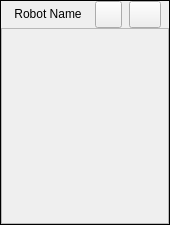
<?xml version="1.0" encoding="UTF-8"?>
<ui version="4.0">
 <class>ControlledRobotWidget</class>
 <widget class="QFrame" name="ControlledRobotWidget">
  <property name="enabled">
   <bool>true</bool>
  </property>
  <property name="geometry">
   <rect>
    <x>0</x>
    <y>0</y>
    <width>170</width>
    <height>225</height>
   </rect>
  </property>
  <property name="sizePolicy">
   <sizepolicy hsizetype="MinimumExpanding" vsizetype="MinimumExpanding">
    <horstretch>0</horstretch>
    <verstretch>0</verstretch>
   </sizepolicy>
  </property>
  <property name="maximumSize">
   <size>
    <width>4000000</width>
    <height>3000000</height>
   </size>
  </property>
  <property name="frameShape">
   <enum>QFrame::Box</enum>
  </property>
  <layout class="QVBoxLayout" name="pmControlVerticalLayout" stretch="0">
   <property name="spacing">
    <number>0</number>
   </property>
   <property name="leftMargin">
    <number>0</number>
   </property>
   <property name="topMargin">
    <number>0</number>
   </property>
   <property name="rightMargin">
    <number>0</number>
   </property>
   <property name="bottomMargin">
    <number>0</number>
   </property>
   <item>
    <layout class="QVBoxLayout" name="verticalLayout">
     <property name="spacing">
      <number>0</number>
     </property>
     <property name="sizeConstraint">
      <enum>QLayout::SetMaximumSize</enum>
     </property>
     <item>
      <layout class="QHBoxLayout" name="toolbarLayout" stretch="0,0,0">
       <property name="spacing">
        <number>0</number>
       </property>
       <property name="sizeConstraint">
        <enum>QLayout::SetMinimumSize</enum>
       </property>
       <property name="leftMargin">
        <number>0</number>
       </property>
       <item>
        <widget class="QPushButton" name="robotStartStopBtn">
         <property name="sizePolicy">
          <sizepolicy hsizetype="Maximum" vsizetype="Maximum">
           <horstretch>0</horstretch>
           <verstretch>0</verstretch>
          </sizepolicy>
         </property>
         <property name="toolTip">
          <string>&lt;html&gt;&lt;head/&gt;&lt;body&gt;&lt;p&gt;Start / Stop the robot&lt;/p&gt;&lt;/body&gt;&lt;/html&gt;</string>
         </property>
         <property name="locale">
          <locale language="English" country="UnitedKingdom"/>
         </property>
         <property name="text">
          <string>Robot Name</string>
         </property>
         <property name="checkable">
          <bool>true</bool>
         </property>
         <property name="flat">
          <bool>true</bool>
         </property>
        </widget>
       </item>
       <item>
        <widget class="QPushButton" name="alicaShowHideBtn">
         <property name="sizePolicy">
          <sizepolicy hsizetype="Maximum" vsizetype="Maximum">
           <horstretch>0</horstretch>
           <verstretch>0</verstretch>
          </sizepolicy>
         </property>
         <property name="maximumSize">
          <size>
           <width>27</width>
           <height>27</height>
          </size>
         </property>
         <property name="toolTip">
          <string>&lt;html&gt;&lt;head/&gt;&lt;body&gt;&lt;p&gt;Show / Hide ALICA Information&lt;/p&gt;&lt;/body&gt;&lt;/html&gt;</string>
         </property>
         <property name="locale">
          <locale language="English" country="UnitedKingdom"/>
         </property>
         <property name="text">
          <string/>
         </property>
         <property name="icon">
          <iconset>
           <normaloff>:/Alica-Off.png</normaloff>
           <normalon>:/Alica.png</normalon>:/Alica-Off.png</iconset>
         </property>
         <property name="iconSize">
          <size>
           <width>16</width>
           <height>16</height>
          </size>
         </property>
         <property name="checkable">
          <bool>true</bool>
         </property>
         <property name="flat">
          <bool>false</bool>
         </property>
        </widget>
       </item>
       <item>
        <widget class="QPushButton" name="pmShowHideBtn">
         <property name="sizePolicy">
          <sizepolicy hsizetype="Maximum" vsizetype="Maximum">
           <horstretch>0</horstretch>
           <verstretch>0</verstretch>
          </sizepolicy>
         </property>
         <property name="maximumSize">
          <size>
           <width>32</width>
           <height>27</height>
          </size>
         </property>
         <property name="toolTip">
          <string>&lt;html&gt;&lt;head/&gt;&lt;body&gt;&lt;p&gt;Show / Hide Process Manager&lt;/p&gt;&lt;/body&gt;&lt;/html&gt;</string>
         </property>
         <property name="locale">
          <locale language="English" country="UnitedKingdom"/>
         </property>
         <property name="text">
          <string/>
         </property>
         <property name="icon">
          <iconset>
           <normaloff>:/System-Monitor-Off.png</normaloff>
           <normalon>:/System-Monitor.png</normalon>:/System-Monitor-Off.png</iconset>
         </property>
         <property name="iconSize">
          <size>
           <width>24</width>
           <height>24</height>
          </size>
         </property>
         <property name="checkable">
          <bool>true</bool>
         </property>
        </widget>
       </item>
      </layout>
     </item>
     <item>
      <widget class="QScrollArea" name="scrollArea">
       <property name="sizePolicy">
        <sizepolicy hsizetype="Minimum" vsizetype="Minimum">
         <horstretch>0</horstretch>
         <verstretch>0</verstretch>
        </sizepolicy>
       </property>
       <property name="locale">
        <locale language="English" country="UnitedKingdom"/>
       </property>
       <property name="widgetResizable">
        <bool>true</bool>
       </property>
       <widget class="QWidget" name="scrollAreaWidgetContents">
        <property name="geometry">
         <rect>
          <x>0</x>
          <y>0</y>
          <width>164</width>
          <height>108</height>
         </rect>
        </property>
        <layout class="QGridLayout" name="gridLayout_2"/>
       </widget>
      </widget>
     </item>
    </layout>
   </item>
  </layout>
 </widget>
 <layoutdefault spacing="0" margin="0"/>
 <resources/>
 <connections/>
</ui>
